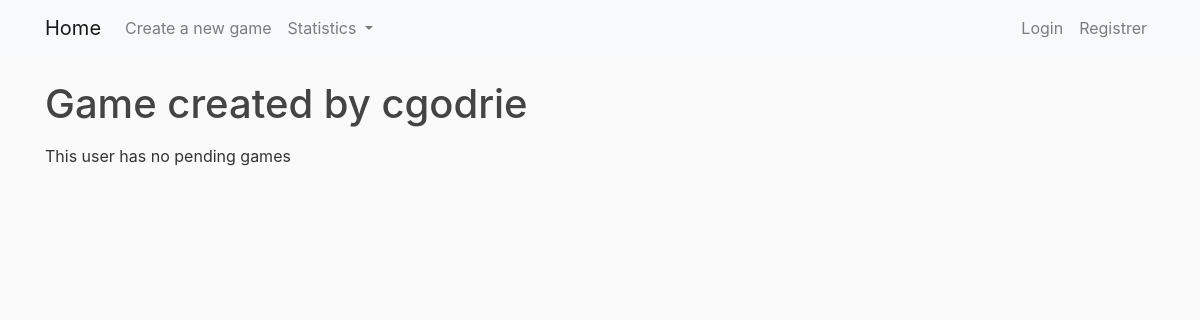
The app's page /games/user/cgodrie/, older data.
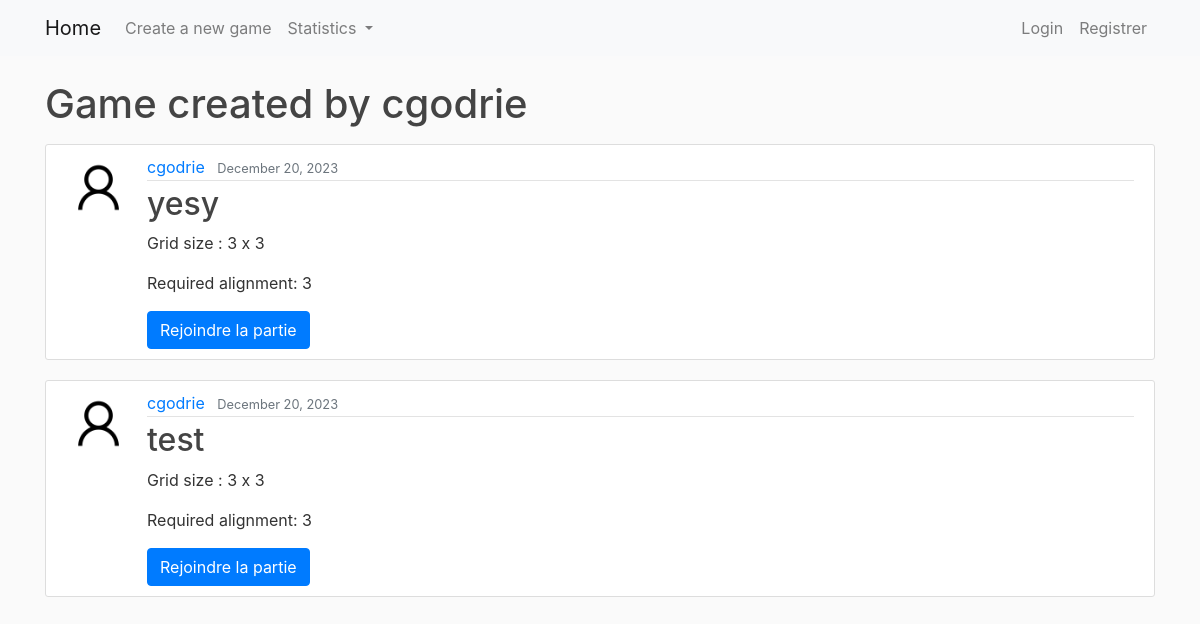
The same page, newer data.
### morpion/models.py (models this page shows, shortened)
class Game(models.Model):
    creator = models.ForeignKey(User, on_delete=models.CASCADE, related_name='games_created')
    player2 = models.ForeignKey(User, on_delete=models.SET_NULL, blank=True, null=True, related_name='joined_games')
    active_player = models.CharField(max_length=20, default='')
    winner = models.ForeignKey(User, on_delete=models.SET_NULL, null=True, blank=True, related_name='games_won')
    abandon = models.CharField(max_length=20, default='', null=True, blank=True)
    title = models.CharField(max_length=200)
    grid_size = models.IntegerField(validators=[MinValueValidator(3), MaxValueValidator(9)])
    alignment = models.IntegerField(validators=[MinValueValidator(3), MaxValueValidator(9)])
    STATUS_CHOICES = (
        ('waiting', 'Waiting'),
        ('started', 'Started'),
        ('completed', 'Completed')
    )
    status = models.CharField(max_length=10, choices=STATUS_CHOICES, default='waiting')
    created_at = models.DateField(auto_now_add=True)
    updated_at = models.DateTimeField(auto_now=True)
    is_private = models.BooleanField(default=False)
    access_code = models.CharField(max_length=6, blank=True, null=True)
    grid_data = models.JSONField(default=dict)

### users/models.py (models this page shows, shortened)
class Profile(models.Model):
    user = models.OneToOneField(User, on_delete=models.CASCADE)
    image = models.ImageField(default='default.png', upload_to='profile_pics')
    game_symbol = models.ImageField(default='default_symbol.png', upload_to='game_symbols')

### morpion/views.py (the view)
# urls.py: path('games/user/<str:username>/', UserGameListView.as_view(), name='user-games'),
class UserGameListView(ListView):
    model = Game
    template_name = 'morpion/user_games.html'
    context_object_name = 'games'
    paginate_by = 3
    def get_queryset(self):
        user = get_object_or_404(User, username=self.kwargs.get('username'))
        return Game.objects.filter(creator=user).filter(status="waiting").order_by('-updated_at')

### morpion/templates/morpion/user_games.html (shortened to what this page needs)
{% extends "morpion/base.html" %}
{% block content %}
<h1 class="mb-3">Game created by {{ view.kwargs.username }}</h1>
{% if games %}
{% for game in games %}
<article class="media content-section">
    <img class="rounded-circle article-img" src="{{ game.creator.profile.image.url }}">
    <div class="media-body">
        <div class="article-metadata">
            <a class="mr-2" href="{% url 'user-games' game.creator.username %}">{{ game.creator }}</a>
            <small class="text-muted">{{ game.updated_at|date:"F d, Y" }}</small>
        </div>
        <h2><a class="article-title" href="{% url 'game-detail' game.id %}">{{ game.title }}</a></h2>
        <p class="article-content">Grid size : {{ game.grid_size }} x {{ game.grid_size }}</p>
        <p class="article-content">Required alignment: {{ game.alignment }}</p>
        <a href="{% url 'confirm-join-game' game.id %}" class="btn btn-primary">Rejoindre la partie</a>
    </div>
</article>
{% endfor %}
{% else %}
<p class="article-content">This user has no pending games</p>
{% endif %}
{% endblock content %}

Row changes from the older to the newer data that the page shows:
added Game: creator.profile.image (placeholder picture), creator "cgodrie", updated_at "December 20, 2023", title "yesy", grid_size "3", alignment "3"
added Game: creator.profile.image (placeholder picture), creator "cgodrie", updated_at "December 20, 2023", title "test", grid_size "3", alignment "3"
Text that changed along with them:
text no longer shown: "This user has no pending games"
